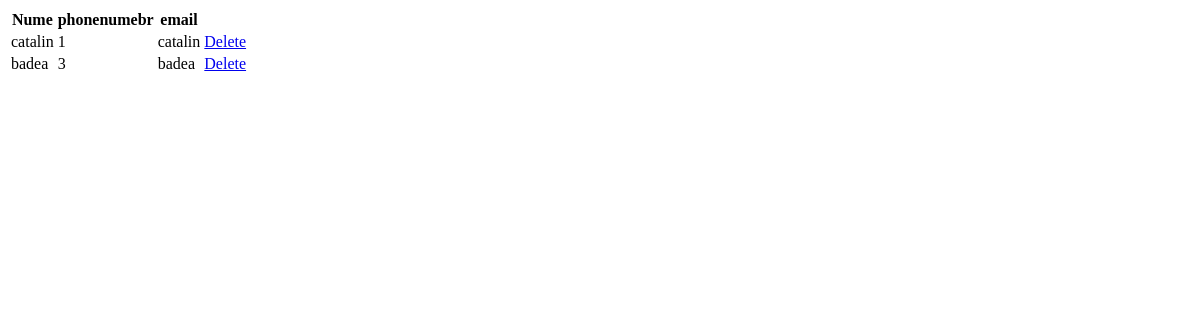
/main/persons/, run on an earlier commit of the app's database.
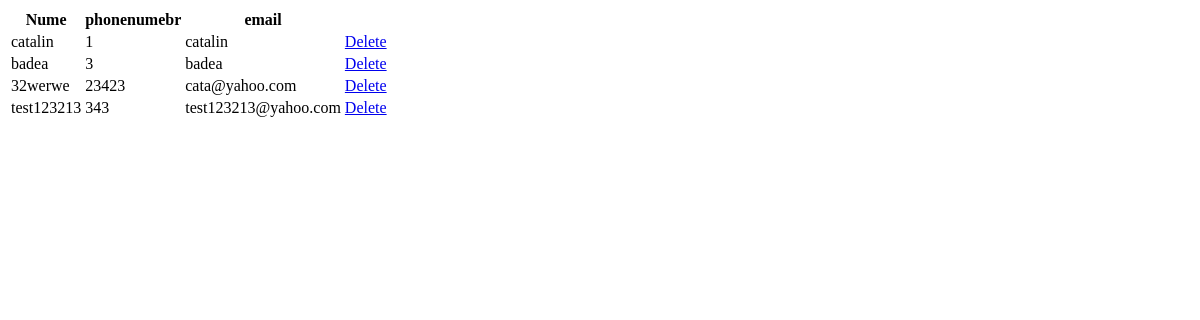
And on a later commit of the database.
### main/models.py (models this page shows, shortened)
class Person(models.Model):
    id = models.AutoField(primary_key=True)
    nume = models.CharField(max_length=50)
    phonenumber = models.IntegerField()
    mail = models.CharField(max_length=50)
    class Meta:
        db_table = "personmodel"

### main/views.py (the view)
# urls.py: path('persons/', views.persons, name='persons'),
def persons(request):
    if request.method == 'GET':
     persons = Person.objects.all()
     return render(request, 'main/list.html', {'persons': persons})

### main/templates/main/list.html
<!doctype html>
<html>
    <head>
    </head>
<body>
<table>
<th>Nume</th><th>phonenumebr</th><th>email</th>
{% for person in persons %}
    <tr><td>{{person.nume}}</td> <td>{{person.phonenumber}}</td><td>{{person.mail}}</td><td><a href="deleteperson/{{person.id}}">Delete</a></td></tr>
{% endfor %}
</table>
</body>
</html>

What changed in the data, as far as the page shows it:
added Person: nume "32werwe", phonenumber "23423", mail "cata@yahoo.com"
added Person: nume "test123213", phonenumber "343", mail "test123213@yahoo.com"
